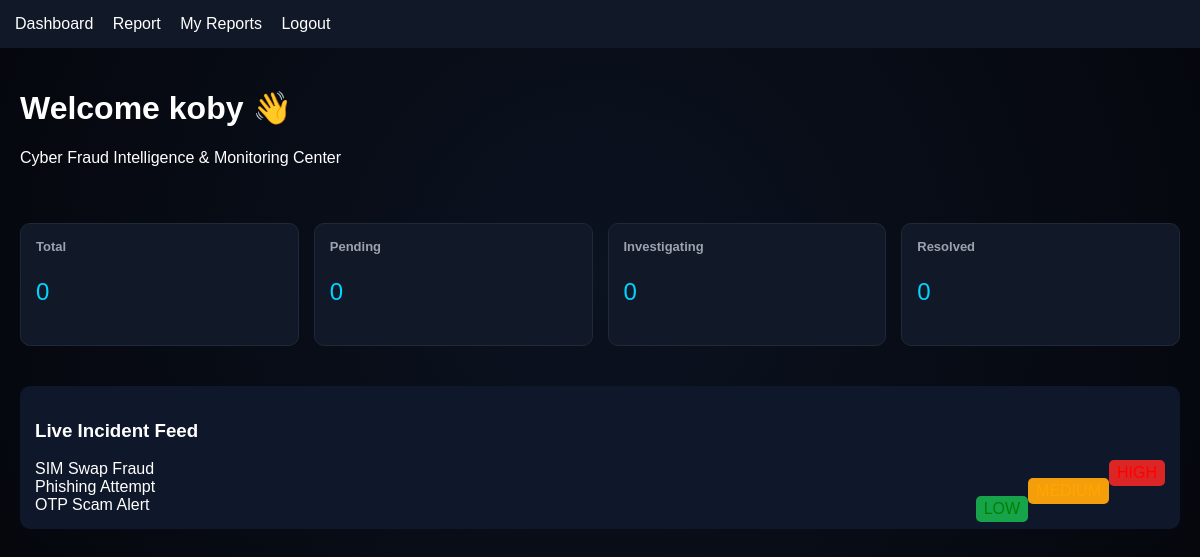
The page /dashboard (signed in) on the database as committed earlier.
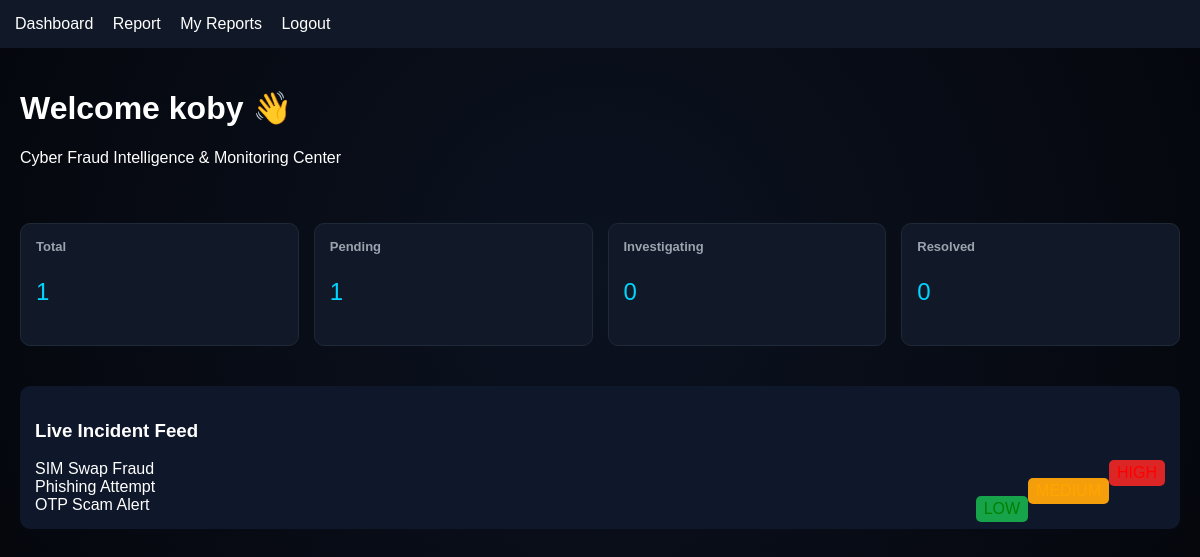
The same page on the database as committed later.
### tables this page shows
CREATE TABLE reports (
        id INTEGER PRIMARY KEY AUTOINCREMENT,
        user TEXT,
        fraud_type TEXT,
        priority TEXT DEFAULT 'Medium',
        description TEXT,
        status TEXT DEFAULT 'Pending',
        case_id TEXT,
        created_at TEXT
    );

### app.py (the view)
@app.route("/dashboard")
def dashboard():
    if not session.get("logged_in"):
        return redirect("/login")
    conn = sqlite3.connect("cybershield.db")
    cursor = conn.cursor()
    cursor.execute("SELECT COUNT(*) FROM reports")
    total = cursor.fetchone()[0]
    cursor.execute("SELECT COUNT(*) FROM reports WHERE status='Pending'")
    pending = cursor.fetchone()[0]
    cursor.execute("SELECT COUNT(*) FROM reports WHERE status='Investigating'")
    investigating = cursor.fetchone()[0]
    cursor.execute("SELECT COUNT(*) FROM reports WHERE status='Resolved'")
    resolved = cursor.fetchone()[0]
    cursor.execute("""
        SELECT fraud_type, COUNT(*)
        FROM reports
        GROUP BY fraud_type
        ORDER BY COUNT(*) DESC
        LIMIT 5
    """)
    top_frauds = cursor.fetchall()
    conn.close()
    return render_template(
        "dashboard.html",
        user=session["user"],
        total=total,
        pending=pending,
        investigating=investigating,
        resolved=resolved,
        top_frauds=top_frauds
    )

### templates/dashboard.html (shortened to what this page needs)
{% extends "base_soc.html" %}
{% block content %}
<div class="welcome">
    <h1>Welcome {{ user }} 👋</h1>
    <p>Cyber Fraud Intelligence & Monitoring Center</p>
</div>
<div class="cards">
    <div class="card"><h3>Total</h3><p>{{ total }}</p></div>
    <div class="card"><h3>Pending</h3><p>{{ pending }}</p></div>
    <div class="card"><h3>Investigating</h3><p>{{ investigating }}</p></div>
    <div class="card"><h3>Resolved</h3><p>{{ resolved }}</p></div>
</div>
<div class="feed">
    <h3>Live Incident Feed</h3>
    <div>SIM Swap Fraud <span class="badge high">HIGH</span></div>
    <div>Phishing Attempt <span class="badge medium">MEDIUM</span></div>
    <div>OTP Scam Alert <span class="badge low">LOW</span></div>
</div>
{% endblock %}

### templates/base_soc.html (shortened to what this page needs)
<!DOCTYPE html>
<html>
<head>
</head>
<body>
<nav>
    <a href="/dashboard">Dashboard</a>
    <a href="/report">Report</a>
    <a href="/my_reports">My Reports</a>
    <a href="/logout">Logout</a>
</nav>
{% block content %}{% endblock %}
</body>
</html>

### templates/base_soc.html (style rules this page uses)
body { margin: 0; font-family: Arial; background: radial-gradient(circle, #0b1220, #05070d); color: white; }
nav { background: #111827; padding: 15px; }
nav a { color: white; margin-right: 15px; text-decoration: none; }
.welcome { padding: 20px; }
.cards { display: grid; grid-template-columns: repeat(4, 1fr); gap: 15px; padding: 20px; }
.card { background: #111827; padding: 15px; border-radius: 10px; border: 1px solid #1f2937; }
.card p { font-size: 22px; color: cyan; }
.feed { margin: 20px; padding: 15px; background: #111827; border-radius: 10px; }
.high { color: red; }
.medium { color: orange; }
.low { color: green; }

### templates/dashboard.html (style rules this page uses)
.welcome { padding: 20px; }
.cards { display: grid; grid-template-columns: repeat(4, 1fr); gap: 15px; padding: 20px; }
.card { background: #111827; padding: 15px; border-radius: 10px; }
.card h3 { margin: 0; font-size: 13px; color: #9ca3af; }
.card p { font-size: 24px; color: #00d4ff; }
.feed { margin: 20px; padding: 15px; background: #0f172a; border-radius: 10px; }
.badge { float: right; padding: 4px 8px; border-radius: 5px; }
.high { background: #dc2626; }
.medium { background: #f59e0b; }
.low { background: #16a34a; }

Rows that differ between the two databases and show on the page:
added reports: user "koby"
Other text that changed with them:
{{ total }}: "0" → "1"
{{ pending }}: "0" → "1"
{{ user }}: "koby" → (not shown)
